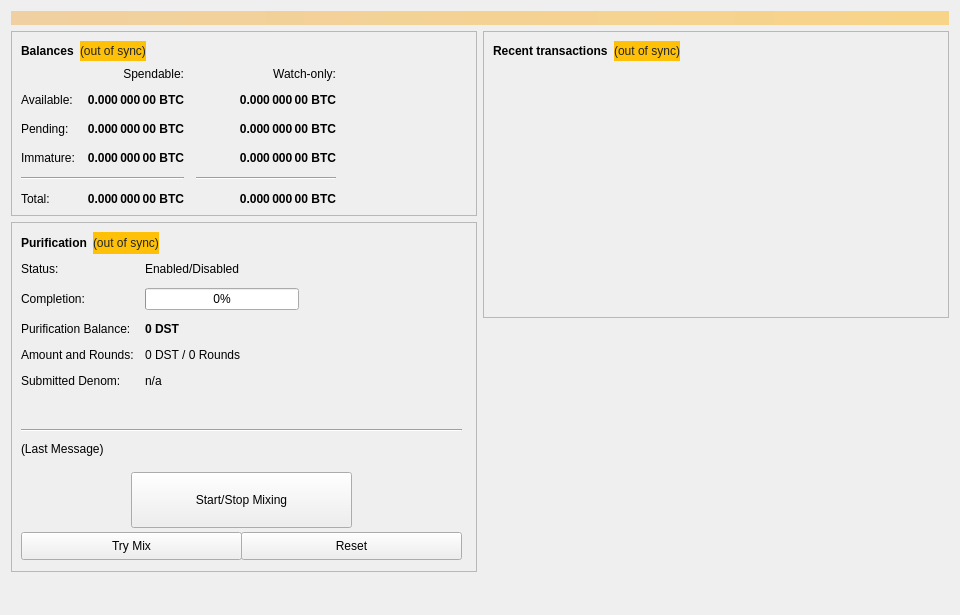
<?xml version="1.0" encoding="UTF-8"?>
<ui version="4.0">
 <class>OverviewPage</class>
 <widget class="QWidget" name="OverviewPage">
  <property name="geometry">
   <rect>
    <x>0</x>
    <y>0</y>
    <width>960</width>
    <height>615</height>
   </rect>
  </property>
  <property name="minimumSize">
   <size>
    <width>960</width>
    <height>0</height>
   </size>
  </property>
  <property name="windowTitle">
   <string>Form</string>
  </property>
  <layout class="QVBoxLayout" name="topLayout">
   <item>
    <widget class="QLabel" name="labelAlerts">
     <property name="visible">
      <bool>false</bool>
     </property>
     <property name="styleSheet">
      <string notr="true">background-color: qlineargradient(x1: 0, y1: 0, x2: 1, y2: 0, stop:0 #F0D0A0, stop:1 #F8D488); color:#000000;</string>
     </property>
     <property name="wordWrap">
      <bool>true</bool>
     </property>
     <property name="margin">
      <number>3</number>
     </property>
    </widget>
   </item>
   <item>
    <layout class="QHBoxLayout" name="horizontalLayout" stretch="1,1">
     <item>
      <layout class="QVBoxLayout" name="verticalLayout_2">
       <item>
        <widget class="QFrame" name="frame">
         <property name="frameShape">
          <enum>QFrame::StyledPanel</enum>
         </property>
         <property name="frameShadow">
          <enum>QFrame::Raised</enum>
         </property>
         <layout class="QVBoxLayout" name="verticalLayout_4">
          <item>
           <layout class="QHBoxLayout" name="horizontalLayout_4">
            <item>
             <widget class="QLabel" name="label_5">
              <property name="font">
               <font>
                <weight>75</weight>
                <bold>true</bold>
               </font>
              </property>
              <property name="text">
               <string>Balances</string>
              </property>
             </widget>
            </item>
            <item>
             <widget class="QLabel" name="labelWalletStatus">
              <property name="cursor">
               <cursorShape>WhatsThisCursor</cursorShape>
              </property>
              <property name="toolTip">
               <string>The displayed information may be out of date. Your wallet automatically synchronizes with the ENSURANCE network after a connection is established, but this process has not completed yet.</string>
              </property>
              <property name="styleSheet">
               <string notr="true">QLabel { color: #212529; background-color: #ffc107; }</string>
              </property>
              <property name="text">
               <string notr="true">(out of sync)</string>
              </property>
              <property name="alignment">
               <set>Qt::AlignLeading|Qt::AlignLeft|Qt::AlignVCenter</set>
              </property>
             </widget>
            </item>
            <item>
             <spacer name="horizontalSpacer_3">
              <property name="orientation">
               <enum>Qt::Horizontal</enum>
              </property>
              <property name="sizeHint" stdset="0">
               <size>
                <width>40</width>
                <height>20</height>
               </size>
              </property>
             </spacer>
            </item>
           </layout>
          </item>
          <item>
           <layout class="QGridLayout" name="gridLayout">
            <property name="spacing">
             <number>12</number>
            </property>
            <item row="2" column="2">
             <widget class="QLabel" name="labelWatchPending">
              <property name="font">
               <font>
                <weight>75</weight>
                <bold>true</bold>
               </font>
              </property>
              <property name="cursor">
               <cursorShape>IBeamCursor</cursorShape>
              </property>
              <property name="toolTip">
               <string>Unconfirmed transactions to watch-only addresses</string>
              </property>
              <property name="text">
               <string notr="true">0.000 000 00 BTC</string>
              </property>
              <property name="alignment">
               <set>Qt::AlignRight|Qt::AlignTrailing|Qt::AlignVCenter</set>
              </property>
              <property name="textInteractionFlags">
               <set>Qt::LinksAccessibleByMouse|Qt::TextSelectableByKeyboard|Qt::TextSelectableByMouse</set>
              </property>
             </widget>
            </item>
            <item row="2" column="1">
             <widget class="QLabel" name="labelUnconfirmed">
              <property name="font">
               <font>
                <weight>75</weight>
                <bold>true</bold>
               </font>
              </property>
              <property name="cursor">
               <cursorShape>IBeamCursor</cursorShape>
              </property>
              <property name="toolTip">
               <string>Total of transactions that have yet to be confirmed, and do not yet count toward the spendable balance</string>
              </property>
              <property name="text">
               <string notr="true">0.000 000 00 BTC</string>
              </property>
              <property name="alignment">
               <set>Qt::AlignRight|Qt::AlignTrailing|Qt::AlignVCenter</set>
              </property>
              <property name="textInteractionFlags">
               <set>Qt::LinksAccessibleByMouse|Qt::TextSelectableByKeyboard|Qt::TextSelectableByMouse</set>
              </property>
             </widget>
            </item>
            <item row="3" column="2">
             <widget class="QLabel" name="labelWatchImmature">
              <property name="font">
               <font>
                <weight>75</weight>
                <bold>true</bold>
               </font>
              </property>
              <property name="cursor">
               <cursorShape>IBeamCursor</cursorShape>
              </property>
              <property name="toolTip">
               <string>Staked or masternode rewards in watch-only addresses that has not yet matured</string>
              </property>
              <property name="text">
               <string notr="true">0.000 000 00 BTC</string>
              </property>
              <property name="alignment">
               <set>Qt::AlignRight|Qt::AlignTrailing|Qt::AlignVCenter</set>
              </property>
              <property name="textInteractionFlags">
               <set>Qt::LinksAccessibleByMouse|Qt::TextSelectableByKeyboard|Qt::TextSelectableByMouse</set>
              </property>
             </widget>
            </item>
            <item row="4" column="0" colspan="2">
             <widget class="Line" name="lineSpendableBalance">
              <property name="orientation">
               <enum>Qt::Horizontal</enum>
              </property>
             </widget>
            </item>
            <item row="4" column="2">
             <widget class="Line" name="lineWatchBalance">
              <property name="sizePolicy">
               <sizepolicy hsizetype="Preferred" vsizetype="Fixed">
                <horstretch>0</horstretch>
                <verstretch>0</verstretch>
               </sizepolicy>
              </property>
              <property name="minimumSize">
               <size>
                <width>140</width>
                <height>0</height>
               </size>
              </property>
              <property name="orientation">
               <enum>Qt::Horizontal</enum>
              </property>
             </widget>
            </item>
            <item row="5" column="0">
             <widget class="QLabel" name="labelTotalText">
              <property name="text">
               <string>Total:</string>
              </property>
             </widget>
            </item>
            <item row="3" column="1">
             <widget class="QLabel" name="labelImmature">
              <property name="font">
               <font>
                <weight>75</weight>
                <bold>true</bold>
               </font>
              </property>
              <property name="cursor">
               <cursorShape>IBeamCursor</cursorShape>
              </property>
              <property name="toolTip">
               <string>Staked or masternode rewards that has not yet matured</string>
              </property>
              <property name="text">
               <string notr="true">0.000 000 00 BTC</string>
              </property>
              <property name="alignment">
               <set>Qt::AlignRight|Qt::AlignTrailing|Qt::AlignVCenter</set>
              </property>
              <property name="textInteractionFlags">
               <set>Qt::LinksAccessibleByMouse|Qt::TextSelectableByKeyboard|Qt::TextSelectableByMouse</set>
              </property>
             </widget>
            </item>
            <item row="2" column="3">
             <spacer name="horizontalSpacer_2">
              <property name="orientation">
               <enum>Qt::Horizontal</enum>
              </property>
              <property name="sizeHint" stdset="0">
               <size>
                <width>40</width>
                <height>20</height>
               </size>
              </property>
             </spacer>
            </item>
            <item row="3" column="0">
             <widget class="QLabel" name="labelImmatureText">
              <property name="text">
               <string>Immature:</string>
              </property>
             </widget>
            </item>
            <item row="5" column="1">
             <widget class="QLabel" name="labelTotal">
              <property name="font">
               <font>
                <weight>75</weight>
                <bold>true</bold>
               </font>
              </property>
              <property name="cursor">
               <cursorShape>IBeamCursor</cursorShape>
              </property>
              <property name="toolTip">
               <string>Your current total balance</string>
              </property>
              <property name="text">
               <string notr="true">0.000 000 00 BTC</string>
              </property>
              <property name="alignment">
               <set>Qt::AlignRight|Qt::AlignTrailing|Qt::AlignVCenter</set>
              </property>
              <property name="textInteractionFlags">
               <set>Qt::LinksAccessibleByMouse|Qt::TextSelectableByKeyboard|Qt::TextSelectableByMouse</set>
              </property>
             </widget>
            </item>
            <item row="5" column="2">
             <widget class="QLabel" name="labelWatchTotal">
              <property name="font">
               <font>
                <weight>75</weight>
                <bold>true</bold>
               </font>
              </property>
              <property name="cursor">
               <cursorShape>IBeamCursor</cursorShape>
              </property>
              <property name="toolTip">
               <string>Current total balance in watch-only addresses</string>
              </property>
              <property name="text">
               <string notr="true">0.000 000 00 BTC</string>
              </property>
              <property name="alignment">
               <set>Qt::AlignRight|Qt::AlignTrailing|Qt::AlignVCenter</set>
              </property>
              <property name="textInteractionFlags">
               <set>Qt::LinksAccessibleByMouse|Qt::TextSelectableByKeyboard|Qt::TextSelectableByMouse</set>
              </property>
             </widget>
            </item>
            <item row="0" column="2">
             <widget class="QLabel" name="labelWatchonly">
              <property name="text">
               <string>Watch-only:</string>
              </property>
              <property name="alignment">
               <set>Qt::AlignRight|Qt::AlignTrailing|Qt::AlignVCenter</set>
              </property>
             </widget>
            </item>
            <item row="1" column="0">
             <widget class="QLabel" name="labelBalanceText">
              <property name="text">
               <string>Available:</string>
              </property>
             </widget>
            </item>
            <item row="1" column="1">
             <widget class="QLabel" name="labelBalance">
              <property name="font">
               <font>
                <weight>75</weight>
                <bold>true</bold>
               </font>
              </property>
              <property name="cursor">
               <cursorShape>IBeamCursor</cursorShape>
              </property>
              <property name="toolTip">
               <string>Your current spendable balance</string>
              </property>
              <property name="text">
               <string notr="true">0.000 000 00 BTC</string>
              </property>
              <property name="alignment">
               <set>Qt::AlignRight|Qt::AlignTrailing|Qt::AlignVCenter</set>
              </property>
              <property name="textInteractionFlags">
               <set>Qt::LinksAccessibleByMouse|Qt::TextSelectableByKeyboard|Qt::TextSelectableByMouse</set>
              </property>
             </widget>
            </item>
            <item row="1" column="2">
             <widget class="QLabel" name="labelWatchAvailable">
              <property name="font">
               <font>
                <weight>75</weight>
                <bold>true</bold>
               </font>
              </property>
              <property name="cursor">
               <cursorShape>IBeamCursor</cursorShape>
              </property>
              <property name="toolTip">
               <string>Your current balance in watch-only addresses</string>
              </property>
              <property name="text">
               <string notr="true">0.000 000 00 BTC</string>
              </property>
              <property name="alignment">
               <set>Qt::AlignRight|Qt::AlignTrailing|Qt::AlignVCenter</set>
              </property>
              <property name="textInteractionFlags">
               <set>Qt::LinksAccessibleByMouse|Qt::TextSelectableByKeyboard|Qt::TextSelectableByMouse</set>
              </property>
             </widget>
            </item>
            <item row="2" column="0">
             <widget class="QLabel" name="labelPendingText">
              <property name="text">
               <string>Pending:</string>
              </property>
             </widget>
            </item>
            <item row="0" column="1">
             <widget class="QLabel" name="labelSpendable">
              <property name="text">
               <string>Spendable:</string>
              </property>
              <property name="alignment">
               <set>Qt::AlignRight|Qt::AlignTrailing|Qt::AlignVCenter</set>
              </property>
             </widget>
            </item>
           </layout>
          </item>
         </layout>
        </widget>
       </item>
       <item>
        <widget class="QFrame" name="framePurification">
         <property name="minimumSize">
          <size>
           <width>0</width>
           <height>350</height>
          </size>
         </property>
         <property name="layoutDirection">
          <enum>Qt::LeftToRight</enum>
         </property>
         <property name="frameShape">
          <enum>QFrame::StyledPanel</enum>
         </property>
         <property name="frameShadow">
          <enum>QFrame::Raised</enum>
         </property>
         <widget class="QWidget" name="formLayoutWidget">
          <property name="geometry">
           <rect>
            <x>10</x>
            <y>40</y>
            <width>451</width>
            <height>161</height>
           </rect>
          </property>
          <layout class="QFormLayout" name="formLayout">
           <property name="fieldGrowthPolicy">
            <enum>QFormLayout::AllNonFixedFieldsGrow</enum>
           </property>
           <property name="horizontalSpacing">
            <number>11</number>
           </property>
           <property name="verticalSpacing">
            <number>12</number>
           </property>
           <item row="0" column="0">
            <widget class="QLabel" name="label_6">
             <property name="text">
              <string>Status:</string>
             </property>
            </widget>
           </item>
           <item row="1" column="0">
            <widget class="QLabel" name="label_7">
             <property name="text">
              <string>Completion:</string>
             </property>
            </widget>
           </item>
           <item row="1" column="1">
            <widget class="QProgressBar" name="purificationProgress">
             <property name="maximumSize">
              <size>
               <width>154</width>
               <height>16777215</height>
              </size>
             </property>
             <property name="value">
              <number>0</number>
             </property>
            </widget>
           </item>
           <item row="2" column="0">
            <widget class="QLabel" name="labelAnonymizedText">
             <property name="text">
              <string>Purification Balance:</string>
             </property>
            </widget>
           </item>
           <item row="2" column="1">
            <widget class="QLabel" name="labelAnonymized">
             <property name="font">
              <font>
               <weight>75</weight>
               <bold>true</bold>
              </font>
             </property>
             <property name="text">
              <string notr="true">0 DST</string>
             </property>
            </widget>
           </item>
           <item row="3" column="0">
            <widget class="QLabel" name="label_8">
             <property name="text">
              <string>Amount and Rounds:</string>
             </property>
            </widget>
           </item>
           <item row="3" column="1">
            <widget class="QLabel" name="labelAmountRounds">
             <property name="text">
              <string>0 DST / 0 Rounds</string>
             </property>
            </widget>
           </item>
           <item row="4" column="0">
            <widget class="QLabel" name="label_9">
             <property name="text">
              <string>Submitted Denom:</string>
             </property>
            </widget>
           </item>
           <item row="4" column="1">
            <widget class="QLabel" name="labelSubmittedDenom">
             <property name="toolTip">
              <string>The denominations you submitted to the Masternode.&lt;br&gt;To mix, other users must submit the exact same denominations.</string>
             </property>
             <property name="text">
              <string>n/a</string>
             </property>
            </widget>
           </item>
           <item row="0" column="1">
            <widget class="QLabel" name="purificationEnabled">
             <property name="text">
              <string>Enabled/Disabled</string>
             </property>
            </widget>
           </item>
          </layout>
         </widget>
         <widget class="QPushButton" name="runAutoDenom">
          <property name="geometry">
           <rect>
            <x>251</x>
            <y>17</y>
            <width>1</width>
            <height>1</height>
           </rect>
          </property>
          <property name="palette">
           <palette>
            <active>
             <colorrole role="WindowText">
              <brush brushstyle="SolidPattern">
               <color alpha="255">
                <red>0</red>
                <green>0</green>
                <blue>0</blue>
               </color>
              </brush>
             </colorrole>
             <colorrole role="Button">
              <brush brushstyle="SolidPattern">
               <color alpha="255">
                <red>239</red>
                <green>238</green>
                <blue>238</blue>
               </color>
              </brush>
             </colorrole>
             <colorrole role="Light">
              <brush brushstyle="SolidPattern">
               <color alpha="255">
                <red>255</red>
                <green>255</green>
                <blue>255</blue>
               </color>
              </brush>
             </colorrole>
             <colorrole role="Midlight">
              <brush brushstyle="SolidPattern">
               <color alpha="255">
                <red>247</red>
                <green>246</green>
                <blue>246</blue>
               </color>
              </brush>
             </colorrole>
             <colorrole role="Dark">
              <brush brushstyle="SolidPattern">
               <color alpha="255">
                <red>119</red>
                <green>119</green>
                <blue>119</blue>
               </color>
              </brush>
             </colorrole>
             <colorrole role="Mid">
              <brush brushstyle="SolidPattern">
               <color alpha="255">
                <red>159</red>
                <green>159</green>
                <blue>159</blue>
               </color>
              </brush>
             </colorrole>
             <colorrole role="Text">
              <brush brushstyle="SolidPattern">
               <color alpha="255">
                <red>0</red>
                <green>0</green>
                <blue>0</blue>
               </color>
              </brush>
             </colorrole>
             <colorrole role="BrightText">
              <brush brushstyle="SolidPattern">
               <color alpha="255">
                <red>255</red>
                <green>255</green>
                <blue>255</blue>
               </color>
              </brush>
             </colorrole>
             <colorrole role="ButtonText">
              <brush brushstyle="SolidPattern">
               <color alpha="255">
                <red>0</red>
                <green>0</green>
                <blue>0</blue>
               </color>
              </brush>
             </colorrole>
             <colorrole role="Base">
              <brush brushstyle="SolidPattern">
               <color alpha="255">
                <red>255</red>
                <green>255</green>
                <blue>255</blue>
               </color>
              </brush>
             </colorrole>
             <colorrole role="Window">
              <brush brushstyle="SolidPattern">
               <color alpha="255">
                <red>239</red>
                <green>238</green>
                <blue>238</blue>
               </color>
              </brush>
             </colorrole>
             <colorrole role="Shadow">
              <brush brushstyle="SolidPattern">
               <color alpha="255">
                <red>0</red>
                <green>0</green>
                <blue>0</blue>
               </color>
              </brush>
             </colorrole>
             <colorrole role="AlternateBase">
              <brush brushstyle="SolidPattern">
               <color alpha="255">
                <red>247</red>
                <green>246</green>
                <blue>246</blue>
               </color>
              </brush>
             </colorrole>
             <colorrole role="ToolTipBase">
              <brush brushstyle="SolidPattern">
               <color alpha="255">
                <red>255</red>
                <green>255</green>
                <blue>220</blue>
               </color>
              </brush>
             </colorrole>
             <colorrole role="ToolTipText">
              <brush brushstyle="SolidPattern">
               <color alpha="255">
                <red>0</red>
                <green>0</green>
                <blue>0</blue>
               </color>
              </brush>
             </colorrole>
            </active>
            <inactive>
             <colorrole role="WindowText">
              <brush brushstyle="SolidPattern">
               <color alpha="255">
                <red>0</red>
                <green>0</green>
                <blue>0</blue>
               </color>
              </brush>
             </colorrole>
             <colorrole role="Button">
              <brush brushstyle="SolidPattern">
               <color alpha="255">
                <red>239</red>
                <green>238</green>
                <blue>238</blue>
               </color>
              </brush>
             </colorrole>
             <colorrole role="Light">
              <brush brushstyle="SolidPattern">
               <color alpha="255">
                <red>255</red>
                <green>255</green>
                <blue>255</blue>
               </color>
              </brush>
             </colorrole>
             <colorrole role="Midlight">
              <brush brushstyle="SolidPattern">
               <color alpha="255">
                <red>247</red>
                <green>246</green>
                <blue>246</blue>
               </color>
              </brush>
             </colorrole>
             <colorrole role="Dark">
              <brush brushstyle="SolidPattern">
               <color alpha="255">
                <red>119</red>
                <green>119</green>
                <blue>119</blue>
               </color>
              </brush>
             </colorrole>
             <colorrole role="Mid">
              <brush brushstyle="SolidPattern">
               <color alpha="255">
                <red>159</red>
                <green>159</green>
                <blue>159</blue>
               </color>
              </brush>
             </colorrole>
             <colorrole role="Text">
              <brush brushstyle="SolidPattern">
               <color alpha="255">
                <red>0</red>
                <green>0</green>
                <blue>0</blue>
               </color>
              </brush>
             </colorrole>
             <colorrole role="BrightText">
              <brush brushstyle="SolidPattern">
               <color alpha="255">
                <red>255</red>
                <green>255</green>
                <blue>255</blue>
               </color>
              </brush>
             </colorrole>
             <colorrole role="ButtonText">
              <brush brushstyle="SolidPattern">
               <color alpha="255">
                <red>0</red>
                <green>0</green>
                <blue>0</blue>
               </color>
              </brush>
             </colorrole>
             <colorrole role="Base">
              <brush brushstyle="SolidPattern">
               <color alpha="255">
                <red>255</red>
                <green>255</green>
                <blue>255</blue>
               </color>
              </brush>
             </colorrole>
             <colorrole role="Window">
              <brush brushstyle="SolidPattern">
               <color alpha="255">
                <red>239</red>
                <green>238</green>
                <blue>238</blue>
               </color>
              </brush>
             </colorrole>
             <colorrole role="Shadow">
              <brush brushstyle="SolidPattern">
               <color alpha="255">
                <red>0</red>
                <green>0</green>
                <blue>0</blue>
               </color>
              </brush>
             </colorrole>
             <colorrole role="AlternateBase">
              <brush brushstyle="SolidPattern">
               <color alpha="255">
                <red>247</red>
                <green>246</green>
                <blue>246</blue>
               </color>
              </brush>
             </colorrole>
             <colorrole role="ToolTipBase">
              <brush brushstyle="SolidPattern">
               <color alpha="255">
                <red>255</red>
                <green>255</green>
                <blue>220</blue>
               </color>
              </brush>
             </colorrole>
             <colorrole role="ToolTipText">
              <brush brushstyle="SolidPattern">
               <color alpha="255">
                <red>0</red>
                <green>0</green>
                <blue>0</blue>
               </color>
              </brush>
             </colorrole>
            </inactive>
            <disabled>
             <colorrole role="WindowText">
              <brush brushstyle="SolidPattern">
               <color alpha="255">
                <red>119</red>
                <green>119</green>
                <blue>119</blue>
               </color>
              </brush>
             </colorrole>
             <colorrole role="Button">
              <brush brushstyle="SolidPattern">
               <color alpha="255">
                <red>239</red>
                <green>238</green>
                <blue>238</blue>
               </color>
              </brush>
             </colorrole>
             <colorrole role="Light">
              <brush brushstyle="SolidPattern">
               <color alpha="255">
                <red>255</red>
                <green>255</green>
                <blue>255</blue>
               </color>
              </brush>
             </colorrole>
             <colorrole role="Midlight">
              <brush brushstyle="SolidPattern">
               <color alpha="255">
                <red>247</red>
                <green>246</green>
                <blue>246</blue>
               </color>
              </brush>
             </colorrole>
             <colorrole role="Dark">
              <brush brushstyle="SolidPattern">
               <color alpha="255">
                <red>119</red>
                <green>119</green>
                <blue>119</blue>
               </color>
              </brush>
             </colorrole>
             <colorrole role="Mid">
              <brush brushstyle="SolidPattern">
               <color alpha="255">
                <red>159</red>
                <green>159</green>
                <blue>159</blue>
               </color>
              </brush>
             </colorrole>
             <colorrole role="Text">
              <brush brushstyle="SolidPattern">
               <color alpha="255">
                <red>119</red>
                <green>119</green>
                <blue>119</blue>
               </color>
              </brush>
             </colorrole>
             <colorrole role="BrightText">
              <brush brushstyle="SolidPattern">
               <color alpha="255">
                <red>255</red>
                <green>255</green>
                <blue>255</blue>
               </color>
              </brush>
             </colorrole>
             <colorrole role="ButtonText">
              <brush brushstyle="SolidPattern">
               <color alpha="255">
                <red>119</red>
                <green>119</green>
                <blue>119</blue>
               </color>
              </brush>
             </colorrole>
             <colorrole role="Base">
              <brush brushstyle="SolidPattern">
               <color alpha="255">
                <red>239</red>
                <green>238</green>
                <blue>238</blue>
               </color>
              </brush>
             </colorrole>
             <colorrole role="Window">
              <brush brushstyle="SolidPattern">
               <color alpha="255">
                <red>239</red>
                <green>238</green>
                <blue>238</blue>
               </color>
              </brush>
             </colorrole>
             <colorrole role="Shadow">
              <brush brushstyle="SolidPattern">
               <color alpha="255">
                <red>0</red>
                <green>0</green>
                <blue>0</blue>
               </color>
              </brush>
             </colorrole>
             <colorrole role="AlternateBase">
              <brush brushstyle="SolidPattern">
               <color alpha="255">
                <red>239</red>
                <green>238</green>
                <blue>238</blue>
               </color>
              </brush>
             </colorrole>
             <colorrole role="ToolTipBase">
              <brush brushstyle="SolidPattern">
               <color alpha="255">
                <red>255</red>
                <green>255</green>
                <blue>220</blue>
               </color>
              </brush>
             </colorrole>
             <colorrole role="ToolTipText">
              <brush brushstyle="SolidPattern">
               <color alpha="255">
                <red>0</red>
                <green>0</green>
                <blue>0</blue>
               </color>
              </brush>
             </colorrole>
            </disabled>
           </palette>
          </property>
          <property name="focusPolicy">
           <enum>Qt::NoFocus</enum>
          </property>
          <property name="autoFillBackground">
           <bool>true</bool>
          </property>
          <property name="text">
           <string/>
          </property>
          <property name="flat">
           <bool>true</bool>
          </property>
         </widget>
         <widget class="QPushButton" name="togglePurification">
          <property name="geometry">
           <rect>
            <x>120</x>
            <y>250</y>
            <width>221</width>
            <height>56</height>
           </rect>
          </property>
          <property name="sizePolicy">
           <sizepolicy hsizetype="MinimumExpanding" vsizetype="Fixed">
            <horstretch>0</horstretch>
            <verstretch>0</verstretch>
           </sizepolicy>
          </property>
          <property name="text">
           <string>Start/Stop Mixing</string>
          </property>
         </widget>
         <widget class="Line" name="lineLastMessage">
          <property name="geometry">
           <rect>
            <x>10</x>
            <y>200</y>
            <width>441</width>
            <height>16</height>
           </rect>
          </property>
          <property name="orientation">
           <enum>Qt::Horizontal</enum>
          </property>
         </widget>
         <widget class="QLabel" name="purificationStatus">
          <property name="geometry">
           <rect>
            <x>10</x>
            <y>220</y>
            <width>451</width>
            <height>61</height>
           </rect>
          </property>
          <property name="minimumSize">
           <size>
            <width>288</width>
            <height>43</height>
           </size>
          </property>
          <property name="text">
           <string>(Last Message)</string>
          </property>
          <property name="alignment">
           <set>Qt::AlignLeading|Qt::AlignLeft|Qt::AlignTop</set>
          </property>
          <property name="wordWrap">
           <bool>true</bool>
          </property>
         </widget>
         <widget class="QPushButton" name="purificationAuto">
          <property name="geometry">
           <rect>
            <x>10</x>
            <y>310</y>
            <width>221</width>
            <height>28</height>
           </rect>
          </property>
          <property name="sizePolicy">
           <sizepolicy hsizetype="MinimumExpanding" vsizetype="Fixed">
            <horstretch>0</horstretch>
            <verstretch>0</verstretch>
           </sizepolicy>
          </property>
          <property name="toolTip">
           <string>Try to manually submit a Purification request.</string>
          </property>
          <property name="text">
           <string>Try Mix</string>
          </property>
         </widget>
         <widget class="QPushButton" name="purificationReset">
          <property name="geometry">
           <rect>
            <x>230</x>
            <y>310</y>
            <width>221</width>
            <height>28</height>
           </rect>
          </property>
          <property name="sizePolicy">
           <sizepolicy hsizetype="MinimumExpanding" vsizetype="Fixed">
            <horstretch>0</horstretch>
            <verstretch>0</verstretch>
           </sizepolicy>
          </property>
          <property name="toolTip">
           <string>Reset the current status of Purification (can interrupt Purification if it's in the process of Mixing, which can cost you money!)</string>
          </property>
          <property name="autoFillBackground">
           <bool>false</bool>
          </property>
          <property name="text">
           <string>Reset</string>
          </property>
         </widget>
         <widget class="QWidget" name="layoutWidget">
          <property name="geometry">
           <rect>
            <x>10</x>
            <y>10</y>
            <width>431</width>
            <height>22</height>
           </rect>
          </property>
          <layout class="QHBoxLayout" name="horizontalLayout_5">
           <item>
            <widget class="QLabel" name="label_2">
             <property name="font">
              <font>
               <weight>75</weight>
               <bold>true</bold>
              </font>
             </property>
             <property name="text">
              <string>Purification</string>
             </property>
            </widget>
           </item>
           <item>
            <widget class="QLabel" name="labelPurificationSyncStatus">
             <property name="toolTip">
              <string>The displayed information may be out of date. Your wallet automatically synchronizes with the ENSURANCE network after a connection is established, but this process has not completed yet.</string>
             </property>
             <property name="styleSheet">
              <string notr="true">QLabel { color: #212529; background-color: #ffc107; }</string>
             </property>
             <property name="text">
              <string notr="true">(out of sync)</string>
             </property>
             <property name="alignment">
              <set>Qt::AlignLeading|Qt::AlignLeft|Qt::AlignVCenter</set>
             </property>
            </widget>
           </item>
           <item>
            <spacer name="horizontalSpacer_4">
             <property name="orientation">
              <enum>Qt::Horizontal</enum>
             </property>
             <property name="sizeHint" stdset="0">
              <size>
               <width>40</width>
               <height>20</height>
              </size>
             </property>
            </spacer>
           </item>
          </layout>
         </widget>
        </widget>
       </item>
       <item>
        <spacer name="verticalSpacer">
         <property name="orientation">
          <enum>Qt::Vertical</enum>
         </property>
         <property name="sizeHint" stdset="0">
          <size>
           <width>20</width>
           <height>40</height>
          </size>
         </property>
        </spacer>
       </item>
      </layout>
     </item>
     <item>
      <layout class="QVBoxLayout" name="verticalLayout_3">
       <item>
        <widget class="QFrame" name="frame_2">
         <property name="frameShape">
          <enum>QFrame::StyledPanel</enum>
         </property>
         <property name="frameShadow">
          <enum>QFrame::Raised</enum>
         </property>
         <layout class="QVBoxLayout" name="verticalLayout">
          <item>
           <layout class="QHBoxLayout" name="horizontalLayout_2">
            <item>
             <widget class="QLabel" name="label_4">
              <property name="font">
               <font>
                <weight>75</weight>
                <bold>true</bold>
               </font>
              </property>
              <property name="text">
               <string>Recent transactions</string>
              </property>
             </widget>
            </item>
            <item>
             <widget class="QLabel" name="labelTransactionsStatus">
              <property name="cursor">
               <cursorShape>WhatsThisCursor</cursorShape>
              </property>
              <property name="toolTip">
               <string>The displayed information may be out of date. Your wallet automatically synchronizes with the ENSURANCE network after a connection is established, but this process has not completed yet.</string>
              </property>
              <property name="styleSheet">
               <string notr="true">QLabel { color: #212529; background-color: #ffc107; }</string>
              </property>
              <property name="text">
               <string notr="true">(out of sync)</string>
              </property>
              <property name="alignment">
               <set>Qt::AlignRight|Qt::AlignTrailing|Qt::AlignVCenter</set>
              </property>
             </widget>
            </item>
            <item>
             <spacer name="horizontalSpacer">
              <property name="orientation">
               <enum>Qt::Horizontal</enum>
              </property>
              <property name="sizeHint" stdset="0">
               <size>
                <width>40</width>
                <height>20</height>
               </size>
              </property>
             </spacer>
            </item>
           </layout>
          </item>
          <item>
           <widget class="QListView" name="listTransactions">
            <property name="styleSheet">
             <string notr="true">QListView { background: transparent; }</string>
            </property>
            <property name="frameShape">
             <enum>QFrame::NoFrame</enum>
            </property>
            <property name="verticalScrollBarPolicy">
             <enum>Qt::ScrollBarAlwaysOff</enum>
            </property>
            <property name="horizontalScrollBarPolicy">
             <enum>Qt::ScrollBarAlwaysOff</enum>
            </property>
            <property name="selectionMode">
             <enum>QAbstractItemView::NoSelection</enum>
            </property>
           </widget>
          </item>
         </layout>
        </widget>
       </item>
       <item>
        <spacer name="verticalSpacer_2">
         <property name="orientation">
          <enum>Qt::Vertical</enum>
         </property>
         <property name="sizeType">
          <enum>QSizePolicy::Expanding</enum>
         </property>
         <property name="sizeHint" stdset="0">
          <size>
           <width>20</width>
           <height>40</height>
          </size>
         </property>
        </spacer>
       </item>
      </layout>
     </item>
    </layout>
   </item>
  </layout>
 </widget>
 <resources/>
 <connections/>
</ui>
